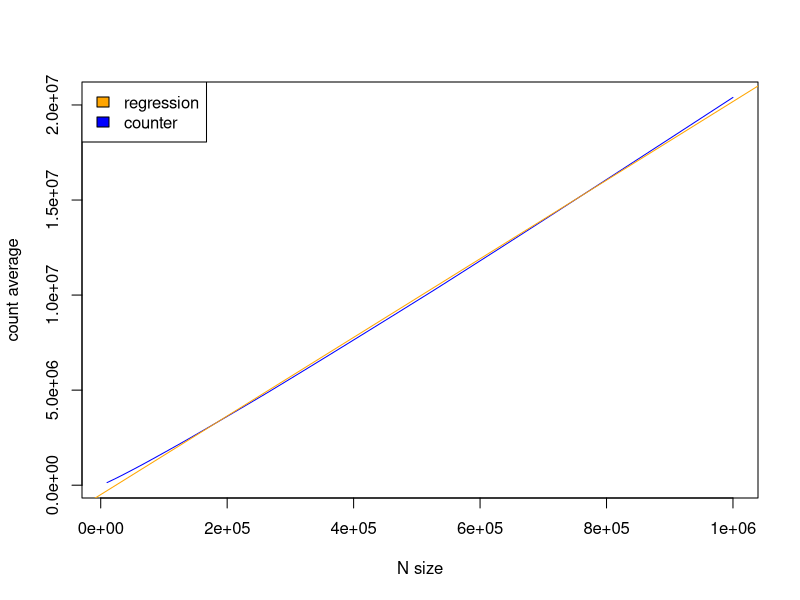
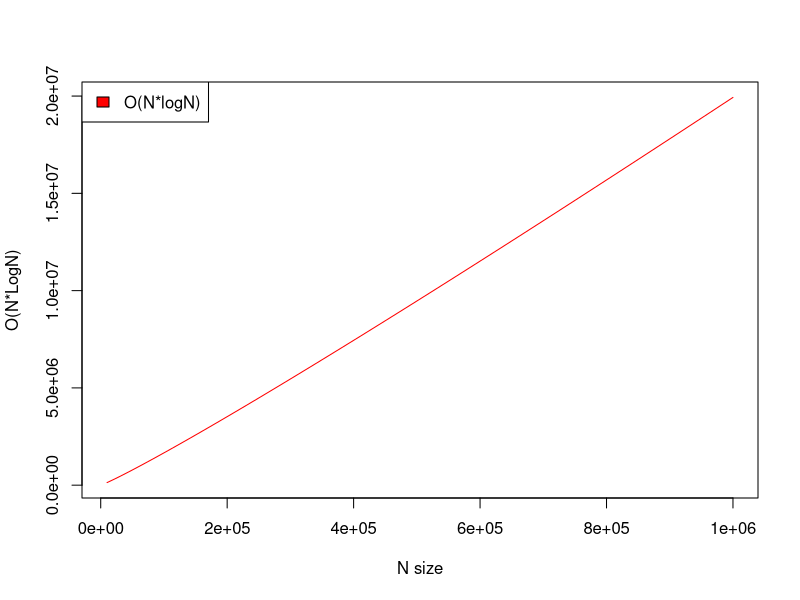
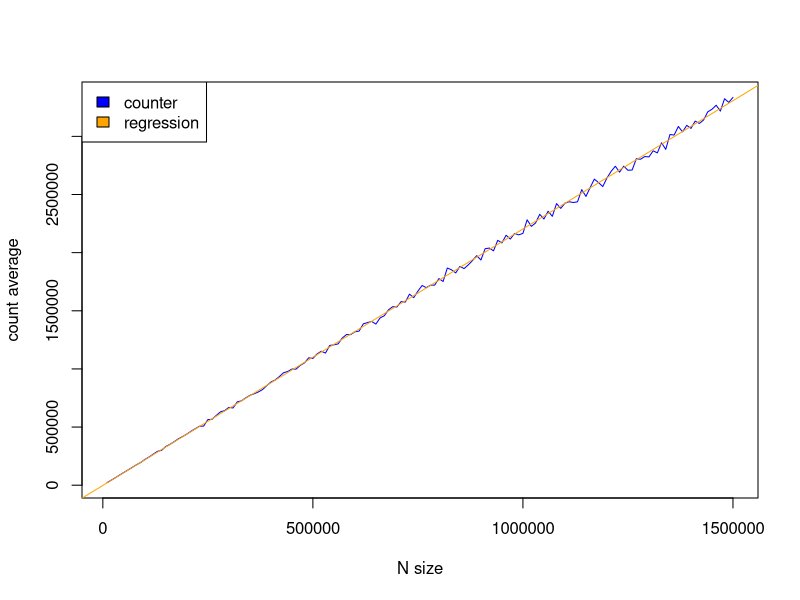
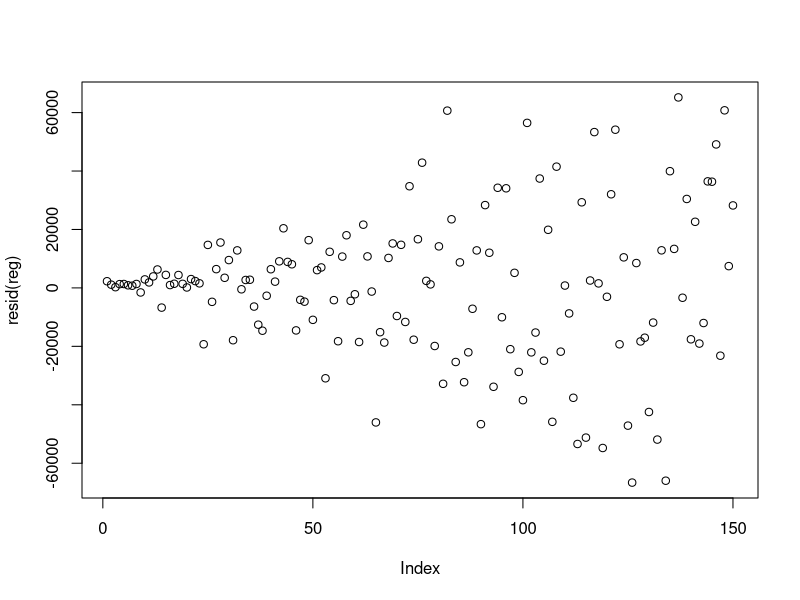
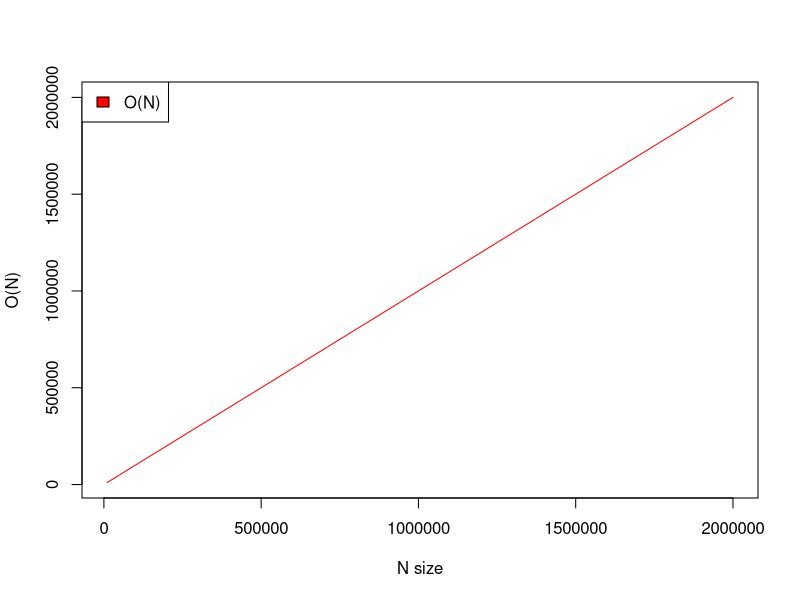

These figures' R source, in order:
# Problem 1
home = setwd(Sys.getenv("HOME"));
fpath = file.path(home);
setwd(fpath)

dataNLogNAverage <- read.csv(file = 'dataNLogNAverage.csv')

head(dataNLogNAverage)
names(dataNLogNAverage)[names(dataNLogNAverage) == "X0"] <- "N"
names(dataNLogNAverage)[names(dataNLogNAverage) == "X0.1"] <- "counts"
head(dataNLogNAverage)

dataNLogN <- read.csv(file = 'dataNLogN.csv')

head(dataNLogN)
names(dataNLogN)[names(dataNLogN) == "X0"] <- "N"
names(dataNLogN)[names(dataNLogN) == "X0.0"] <- "NlogN"
head(dataNLogN)

plot(x=dataNLogNAverage$N, y=dataNLogNAverage$counts, type = "l", xlab = "N size", ylab = "count average", col="blue")
reg <- lm(counts~N, data = dataNLogNAverage)
abline(reg, col="orange")
summary(reg)
legend("topleft",c("regression","counter"),fill=c("orange","blue"))

plot(x=dataNLogN$N, y=dataNLogN$NlogN, type = "l", xlab = "N size", ylab = "O(N*LogN)", col="red")
legend("topleft",c("O(N*logN)"),fill=c("red"))


# Problem 2

dataNAverage <- read.csv(file = 'dataNAverage.csv')

head(dataNAverage)
names(dataNAverage)[names(dataNAverage) == "X0"] <- "N"
names(dataNAverage)[names(dataNAverage) == "X0.1"] <- "counts"
head(dataNAverage)

dataN <- read.csv(file = 'dataN.csv')

head(dataN)
names(dataN)[names(dataN) == "X0"] <- "N"
names(dataN)[names(dataN) == "X0.1"] <- "cN"
head(dataN)

plot(x=dataNAverage$N, y=dataNAverage$counts, type = "l", xlab = "N size", ylab = "count average", col="blue")
reg<-lm(counts ~ N, data = dataNAverage)
#coeff=coefficients(reg)
#eq = paste0("y = ", round(coeff[2],1), "*x ", round(coeff[1],1))
abline(reg, col="orange")
legend("topleft",c("counter", "regression"),fill=c("blue","orange"))
resid(reg)
plot(resid(reg))
summary(reg)

plot(x=dataN$N, y=dataN$cN, type = "l", xlab = "N size", ylab = "O(N)", col="red")
legend("topleft",c("O(N)"),fill=c("red"))
